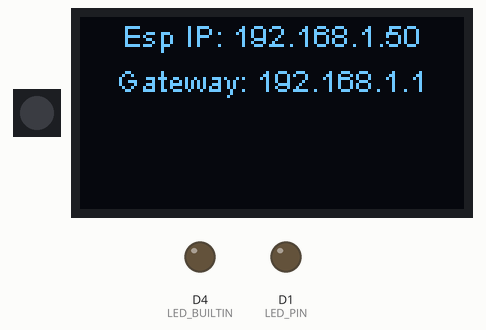
Simulated run of this sketch. Board: ESP8266 (NodeMCU). Parts: 1 RGB LEDs in strip order, left to right, 128×64 one-colour display, output pins drawn as LEDs (lit = HIGH, except the on-board LED, lit = LOW). WiFi joins after 1.5 s; servers stay silent unless stated.

Above: at 3.1 s.
At 127.7 s:
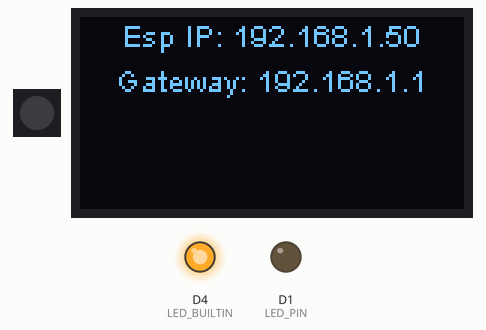
Timing chart, 0 to 130.0 s (numbered marks = the images above):
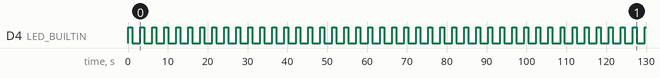

Measured:
- by itself, D4 (LED_BUILTIN): alternates HIGH for 1.0 s and LOW for 2.0 s

The sketch:

UDPSyslogDash.ino
```cpp
#include <Adafruit_NeoPixel.h>
#include <ESP8266WiFi.h>
#include <Wire.h>
#include <OLEDDisplay.h>
#include <OLEDDisplayFonts.h>
#include <OLEDDisplayUi.h>
#include <SH1106.h>
#include <SH1106Brzo.h>
#include <SH1106Spi.h>
#include <SH1106Wire.h>
#include <SSD1306.h>
#include <SSD1306Brzo.h>
#include <SSD1306Spi.h>
#include <SSD1306Wire.h>
#include <WiFiClient.h>
#include <WiFiClientSecure.h>
#include <WiFiServer.h>
#include <WiFiUdp.h>
#include <Arduino.h>
#include <ESP8266WebServer.h>
#include "WiFiUDP.h"

/*
 * Matt Deeds, 2016
 * This code uses the ESP8266 as a Syslog sever to collect info from your home wifi router
 * about when your amazon dash button establishes a connection to it. This is useful if
 * you want to push the dash button and trigger some hardware or software event on
 * the ESP8266. This could be used for other devices besides the dash button, all you need is
 * its MAC address. Your router also needs to be able to support the Syslog protical but most
 * routers do this. The ESP checks the packet reviced from the router with the MAC
 * addresses of devices it knows. You can send Syslogs from multiple routers that are in range.
 *
 */

/////////////////
//MAC ADDRESSES//
/////////////////
byte macBat[12] = {53,48,70,53,68,65,68,48,50,55,65,67}; // MAC Address of the amazon batteries dash button

/////////////////////
// Pin Definitions //
/////////////////////
const int LED_PIN = 5; // Thing's onboard, green LED
const int ANALOG_PIN = A0; // The only analog pin on the Thing
const int DIGITAL_PIN = 12; // Digital pin to be read
#define FIRST   3
#define NUMPIXELS   1

/////////////
//Variables//
/////////////
const char AP_MI[] = "ESP1EB"; // set this to your wifi name
bool rec = false;
int delayval = 500; // delay for half a second

// A UDP instance to let us send and receive packets over UDP
WiFiUDP udp;
byte packetBuffer[512];
unsigned int localPort = 514;
bool correct = false;

// Initalize display
SSD1306  display(0x3c, D3, D4);

// Initalize NeoPixels for a specific pin
Adafruit_NeoPixel pixels = Adafruit_NeoPixel(NUMPIXELS, FIRST, NEO_GRB + NEO_KHZ800);

// Initalize Server
WiFiServer server(80);

void setup()
{
  initHardware();
  setupWiFi();
  server.begin();
  pixels.begin(); // This initializes the NeoPixel library.

  // Listen to packets on syslog port 514
  udp.begin(localPort);
  display.init();
  display.flipScreenVertically();
  display.setFont(ArialMT_Plain_10);
  display.display();
}

void loop()
{
  // Blink the onboard LED to make sure everything is looping and no hangups
  digitalWrite(LED_BUILTIN, HIGH); // led off
  delay(1000);
  digitalWrite(LED_BUILTIN, LOW); // led on
  pixels.setPixelColor(1, pixels.Color(0,150,0));
  pixels.show();
  delay(2000);

  // Check for Dash button
  // Call this for different for each device you are looking for
  rec = udpListen( macBat );

  // Set display text alignment and font
  display.setTextAlignment(TEXT_ALIGN_CENTER);
  display.setFont(ArialMT_Plain_10);

  // Display Local Ip
  String lip = WiFi.localIP().toString();
  display.drawString(64, 0, "Esp IP: " + lip);

  // Display Gateway IP (IP of the router)
  String gip = WiFi.gatewayIP().toString();
  String hName = WiFi.hostname();
  display.drawString(64, 15, "Gateway: " + gip);

  // Lights up led to green if macBat MAC is found
  check(0,150,0);

  // Send all text to display and then clear it as a refresh
  display.display();
  display.clear();
}

// Open udp port and listen for syslog info
bool udpListen( byte arMAC[]) {

  int noBytes = udp.parsePacket();
  String received_command = "";

  if ( noBytes ) {
    Serial.print(millis() / 1000);
    Serial.print(":Packet of ");
    Serial.print(noBytes);
    Serial.print(" received from ");
    Serial.print(udp.remoteIP());
    Serial.print(":");
    Serial.println(udp.remotePort());
    // We've received a packet, read the data from it
    udp.read(packetBuffer,noBytes); // read the packet into the buffer

    //byte BatteriesArray[512] = {60,49,49,48,62,70,114,105,32,78,111,118,32,49,52,32,49,51,58,52,51,58,51,54,32,50,48,49,52,32,68,45,76,105,110,107,32,83,121,115,116,101,109,115,32,68,73,82,45,54,53,53,32,83,121,115,116,101,109,32,76,111,103,58,32,69,83,80,49,69,66,58,32,87,105,114,101,108,101,115,115,32,115,121,115,116,101,109,32,119,105,116,104,32,77,65,67,32,97,100,100,114,101,115,115,32,53,48,70,53,68,65,68,48,50,55,65,67,32,97,115,115,111,99,105,97,116,101,100};

    // Chech if the macBat array is a subset of packet buffer
    // is the connection request comming from the right device?
    // if so, make the esp do something cool
    if ( isSubset(packetBuffer, arMAC, 512, 12) != 0 ){
      Serial.print("Device Found! Performing Action");
      Serial.println(" ");
      bool rec = true;

    } else {
      Serial.print("Device not found");
      Serial.println(" ");
      bool rec = false;
    }

    // display the packet contents in HEX or decimal in serial console
    // you can use this to get the MAC of whatever device you are trying to monitor
    for (int i=1;i<=noBytes;i++)
    {
      //Serial.print(packetBuffer[i-1],HEX);
      Serial.print(packetBuffer[i-1]);
      received_command = received_command + char(packetBuffer[i - 1]);
      if (i % 32 == 0)
      {
        Serial.println();
      }
      else Serial.print(' ');
    } // end for
    Serial.println();
    return rec;
  }
}

// check if byte array of syslog info contains the byte array of dash button mac address
int isSubset(byte arr1[], byte arr2[], int m, int n)
{
    int i = 0;
    int j = 0;
    for (i=0; i<n; i++)
    {
        for (j = 0; j<m; j++)
        {
           if(arr2[i] == arr1[j])
              break;
        }

        /* If the above inner loop was not broken at all then
           arr2[i] is not present in arr1[] */
        if (j == m)
           return 0;
    }

    /* If we reach here then all elements of arr2[]
      are present in arr1[] */
    return 1;
}

void check(int r, int g, int b){

  // Check if button press has been detected
  if (rec == true ){
    // pixels.Color takes RGB values, from 0,0,0 up to 255,255,255
    pixels.setPixelColor(1, pixels.Color(r,g,b));
    pixels.show();
  } else if (rec == false){
    pixels.setPixelColor(1, pixels.Color(0,0,0));
    pixels.show();
  }
}
// setup Wifi access point
void setupWiFi() {

  WiFi.mode(WIFI_STA);
  WiFi.begin(AP_MI, NULL);
}

// Initalize Hardware
void initHardware() {

  Serial.begin(115200);
  pinMode(DIGITAL_PIN, INPUT_PULLUP);
  pinMode(LED_PIN, OUTPUT);
  digitalWrite(LED_PIN, LOW);
  pinMode(LED_BUILTIN, OUTPUT);
  // Don't need to set ANALOG_PIN as input,
  // that's all it can be.
}
```
